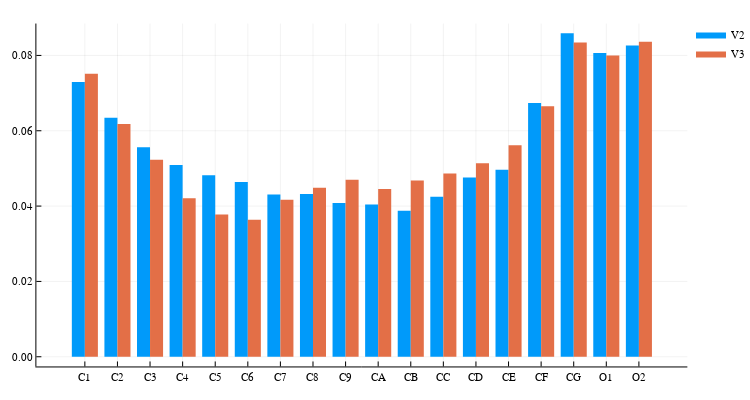

The notebook cell saved with this chart:
### Code cell
x_lig = repeat(name_lig_v1, outer = 2)
g_lig = repeat([ "V2" ; "V3" ], inner = length(mask_lig))

groupedbar(x_lig, hcat(dens_lig_v2, dens_lig_v3),
    group = g_lig,
    bar_position = :dodge, linecolor = false, size = (750, 400))

### Figure 1 — Plotly figure (JSON) as saved in the notebook; plotly's stock layout.template omitted (floating-point values rounded to 4 significant figures)
{"data": [{"fill": "tozeroy", "fillcolor": "rgba(0, 154, 250, 1.000)", "legendgroup": "V2", "line": {"color": "rgba(0, 0, 0, 0)", "dash": "solid", "width": 1}, "mode": "lines", "name": "V2", "showlegend": true, "type": "scatter", "x": [0.1, 0.1, 0.5, 0.5, 0.1, 0.1], "xaxis": "x", "y": [0.07294, 0, 0, 0.07294, 0.07294, 0.07294], "yaxis": "y"}, {"fill": "tozeroy", "fillcolor": "rgba(0, 154, 250, 1.000)", "legendgroup": "V2", "line": {"color": "rgba(0, 0, 0, 0)", "dash": "solid", "width": 1}, "mode": "lines", "name": "V2", "showlegend": false, "type": "scatter", "x": [1.1, 1.1, 1.5, 1.5, 1.1, 1.1], "xaxis": "x", "y": [0.06344, 0, 0, 0.06344, 0.06344, 0.06344], "yaxis": "y"}, {"fill": "tozeroy", "fillcolor": "rgba(0, 154, 250, 1.000)", "legendgroup": "V2", "line": {"color": "rgba(0, 0, 0, 0)", "dash": "solid", "width": 1}, "mode": "lines", "name": "V2", "showlegend": false, "type": "scatter", "x": [2.1, 2.1, 2.5, 2.5, 2.1, 2.1], "xaxis": "x", "y": [0.05559, 0, 0, 0.05559, 0.05559, 0.05559], "yaxis": "y"}, {"fill": "tozeroy", "fillcolor": "rgba(0, 154, 250, 1.000)", "legendgroup": "V2", "line": {"color": "rgba(0, 0, 0, 0)", "dash": "solid", "width": 1}, "mode": "lines", "name": "V2", "showlegend": false, "type": "scatter", "x": [3.1, 3.1, 3.5, 3.5, 3.1, 3.1], "xaxis": "x", "y": [0.05092, 0, 0, 0.05092, 0.05092, 0.05092], "yaxis": "y"}, {"fill": "tozeroy", "fillcolor": "rgba(0, 154, 250, 1.000)", "legendgroup": "V2", "line": {"color": "rgba(0, 0, 0, 0)", "dash": "solid", "width": 1}, "mode": "lines", "name": "V2", "showlegend": false, "type": "scatter", "x": [4.1, 4.1, 4.5, 4.5, 4.1, 4.1], "xaxis": "x", "y": [0.0482, 0, 0, 0.0482, 0.0482, 0.0482], "yaxis": "y"}, {"fill": "tozeroy", "fillcolor": "rgba(0, 154, 250, 1.000)", "legendgroup": "V2", "line": {"color": "rgba(0, 0, 0, 0)", "dash": "solid", "width": 1}, "mode": "lines", "name": "V2", "showlegend": false, "type": "scatter", "x": [5.1, 5.1, 5.5, 5.5, 5.1, 5.1], "xaxis": "x", "y": [0.04637, 0, 0, 0.04637, 0.04637, 0.04637], "yaxis": "y"}, {"fill": "tozeroy", "fillcolor": "rgba(0, 154, 250, 1.000)", "legendgroup": "V2", "line": {"color": "rgba(0, 0, 0, 0)", "dash": "solid", "width": 1}, "mode": "lines", "name": "V2", "showlegend": false, "type": "scatter", "x": [6.1, 6.1, 6.5, 6.5, 6.1, 6.1], "xaxis": "x", "y": [0.04305, 0, 0, 0.04305, 0.04305, 0.04305], "yaxis": "y"}, {"fill": "tozeroy", "fillcolor": "rgba(0, 154, 250, 1.000)", "legendgroup": "V2", "line": {"color": "rgba(0, 0, 0, 0)", "dash": "solid", "width": 1}, "mode": "lines", "name": "V2", "showlegend": false, "type": "scatter", "x": [7.1, 7.1, 7.5, 7.5, 7.1, 7.1], "xaxis": "x", "y": [0.04318, 0, 0, 0.04318, 0.04318, 0.04318], "yaxis": "y"}, {"fill": "tozeroy", "fillcolor": "rgba(0, 154, 250, 1.000)", "legendgroup": "V2", "line": {"color": "rgba(0, 0, 0, 0)", "dash": "solid", "width": 1}, "mode": "lines", "name": "V2", "showlegend": false, "type": "scatter", "x": [8.1, 8.1, 8.5, 8.5, 8.1, 8.1], "xaxis": "x", "y": [0.04083, 0, 0, 0.04083, 0.04083, 0.04083], "yaxis": "y"}, {"fill": "tozeroy", "fillcolor": "rgba(0, 154, 250, 1.000)", "legendgroup": "V2", "line": {"color": "rgba(0, 0, 0, 0)", "dash": "solid", "width": 1}, "mode": "lines", "name": "V2", "showlegend": false, "type": "scatter", "x": [9.1, 9.1, 9.5, 9.5, 9.1, 9.1], "xaxis": "x", "y": [0.04045, 0, 0, 0.04045, 0.04045, 0.04045], "yaxis": "y"}, {"fill": "tozeroy", "fillcolor": "rgba(0, 154, 250, 1.000)", "legendgroup": "V2", "line": {"color": "rgba(0, 0, 0, 0)", "dash": "solid", "width": 1}, "mode": "lines", "name": "V2", "showlegend": false, "type": "scatter", "x": [10.1, 10.1, 10.5, 10.5, 10.1, 10.1], "xaxis": "x", "y": [0.03878, 0, 0, 0.03878, 0.03878, 0.03878], "yaxis": "y"}, {"fill": "tozeroy", "fillcolor": "rgba(0, 154, 250, 1.000)", "legendgroup": "V2", "line": {"color": "rgba(0, 0, 0, 0)", "dash": "solid", "width": 1}, "mode": "lines", "name": "V2", "showlegend": false, "type": "scatter", "x": [11.1, 11.1, 11.5, 11.5, 11.1, 11.1], "xaxis": "x", "y": [0.04246, 0, 0, 0.04246, 0.04246, 0.04246], "yaxis": "y"}, {"fill": "tozeroy", "fillcolor": "rgba(0, 154, 250, 1.000)", "legendgroup": "V2", "line": {"color": "rgba(0, 0, 0, 0)", "dash": "solid", "width": 1}, "mode": "lines", "name": "V2", "showlegend": false, "type": "scatter", "x": [12.1, 12.1, 12.5, 12.5, 12.1, 12.1], "xaxis": "x", "y": [0.04758, 0, 0, 0.04758, 0.04758, 0.04758], "yaxis": "y"}, {"fill": "tozeroy", "fillcolor": "rgba(0, 154, 250, 1.000)", "legendgroup": "V2", "line": {"color": "rgba(0, 0, 0, 0)", "dash": "solid", "width": 1}, "mode": "lines", "name": "V2", "showlegend": false, "type": "scatter", "x": [13.1, 13.1, 13.5, 13.5, 13.1, 13.1], "xaxis": "x", "y": [0.04962, 0, 0, 0.04962, 0.04962, 0.04962], "yaxis": "y"}, {"fill": "tozeroy", "fillcolor": "rgba(0, 154, 250, 1.000)", "legendgroup": "V2", "line": {"color": "rgba(0, 0, 0, 0)", "dash": "solid", "width": 1}, "mode": "lines", "name": "V2", "showlegend": false, "type": "scatter", "x": [14.1, 14.1, 14.5, 14.5, 14.1, 14.1], "xaxis": "x", "y": [0.06739, 0, 0, 0.06739, 0.06739, 0.06739], "yaxis": "y"}, {"fill": "tozeroy", "fillcolor": "rgba(0, 154, 250, 1.000)", "legendgroup": "V2", "line": {"color": "rgba(0, 0, 0, 0)", "dash": "solid", "width": 1}, "mode": "lines", "name": "V2", "showlegend": false, "type": "scatter", "x": [15.1, 15.1, 15.5, 15.5, 15.1, 15.1], "xaxis": "x", "y": [0.08589, 0, 0, 0.08589, 0.08589, 0.08589], "yaxis": "y"}, {"fill": "tozeroy", "fillcolor": "rgba(0, 154, 250, 1.000)", "legendgroup": "V2", "line": {"color": "rgba(0, 0, 0, 0)", "dash": "solid", "width": 1}, "mode": "lines", "name": "V2", "showlegend": false, "type": "scatter", "x": [16.1, 16.1, 16.5, 16.5, 16.1, 16.1], "xaxis": "x", "y": [0.08065, 0, 0, 0.08065, 0.08065, 0.08065], "yaxis": "y"}, {"fill": "tozeroy", "fillcolor": "rgba(0, 154, 250, 1.000)", "legendgroup": "V2", "line": {"color": "rgba(0, 0, 0, 0)", "dash": "solid", "width": 1}, "mode": "lines", "name": "V2", "showlegend": false, "type": "scatter", "x": [17.1, 17.1, 17.5, 17.5, 17.1, 17.1], "xaxis": "x", "y": [0.08266, 0, 0, 0.08266, 0.08266, 0.08266], "yaxis": "y"}, {"fill": "tozeroy", "fillcolor": "rgba(227, 111, 71, 1.000)", "legendgroup": "V3", "line": {"color": "rgba(0, 0, 0, 0)", "dash": "solid", "width": 1}, "mode": "lines", "name": "V3", "showlegend": true, "type": "scatter", "x": [0.5, 0.5, 0.9, 0.9, 0.5, 0.5], "xaxis": "x", "y": [0.07514, 0, 0, 0.07514, 0.07514, 0.07514], "yaxis": "y"}, {"fill": "tozeroy", "fillcolor": "rgba(227, 111, 71, 1.000)", "legendgroup": "V3", "line": {"color": "rgba(0, 0, 0, 0)", "dash": "solid", "width": 1}, "mode": "lines", "name": "V3", "showlegend": false, "type": "scatter", "x": [1.5, 1.5, 1.9, 1.9, 1.5, 1.5], "xaxis": "x", "y": [0.06179, 0, 0, 0.06179, 0.06179, 0.06179], "yaxis": "y"}, {"fill": "tozeroy", "fillcolor": "rgba(227, 111, 71, 1.000)", "legendgroup": "V3", "line": {"color": "rgba(0, 0, 0, 0)", "dash": "solid", "width": 1}, "mode": "lines", "name": "V3", "showlegend": false, "type": "scatter", "x": [2.5, 2.5, 2.9, 2.9, 2.5, 2.5], "xaxis": "x", "y": [0.0523, 0, 0, 0.0523, 0.0523, 0.0523], "yaxis": "y"}, {"fill": "tozeroy", "fillcolor": "rgba(227, 111, 71, 1.000)", "legendgroup": "V3", "line": {"color": "rgba(0, 0, 0, 0)", "dash": "solid", "width": 1}, "mode": "lines", "name": "V3", "showlegend": false, "type": "scatter", "x": [3.5, 3.5, 3.9, 3.9, 3.5, 3.5], "xaxis": "x", "y": [0.04208, 0, 0, 0.04208, 0.04208, 0.04208], "yaxis": "y"}, {"fill": "tozeroy", "fillcolor": "rgba(227, 111, 71, 1.000)", "legendgroup": "V3", "line": {"color": "rgba(0, 0, 0, 0)", "dash": "solid", "width": 1}, "mode": "lines", "name": "V3", "showlegend": false, "type": "scatter", "x": [4.5, 4.5, 4.9, 4.9, 4.5, 4.5], "xaxis": "x", "y": [0.03779, 0, 0, 0.03779, 0.03779, 0.03779], "yaxis": "y"}, {"fill": "tozeroy", "fillcolor": "rgba(227, 111, 71, 1.000)", "legendgroup": "V3", "line": {"color": "rgba(0, 0, 0, 0)", "dash": "solid", "width": 1}, "mode": "lines", "name": "V3", "showlegend": false, "type": "scatter", "x": [5.5, 5.5, 5.9, 5.9, 5.5, 5.5], "xaxis": "x", "y": [0.03637, 0, 0, 0.03637, 0.03637, 0.03637], "yaxis": "y"}, {"fill": "tozeroy", "fillcolor": "rgba(227, 111, 71, 1.000)", "legendgroup": "V3", "line": {"color": "rgba(0, 0, 0, 0)", "dash": "solid", "width": 1}, "mode": "lines", "name": "V3", "showlegend": false, "type": "scatter", "x": [6.5, 6.5, 6.9, 6.9, 6.5, 6.5], "xaxis": "x", "y": [0.04167, 0, 0, 0.04167, 0.04167, 0.04167], "yaxis": "y"}, {"fill": "tozeroy", "fillcolor": "rgba(227, 111, 71, 1.000)", "legendgroup": "V3", "line": {"color": "rgba(0, 0, 0, 0)", "dash": "solid", "width": 1}, "mode": "lines", "name": "V3", "showlegend": false, "type": "scatter", "x": [7.5, 7.5, 7.9, 7.9, 7.5, 7.5], "xaxis": "x", "y": [0.04488, 0, 0, 0.04488, 0.04488, 0.04488], "yaxis": "y"}, {"fill": "tozeroy", "fillcolor": "rgba(227, 111, 71, 1.000)", "legendgroup": "V3", "line": {"color": "rgba(0, 0, 0, 0)", "dash": "solid", "width": 1}, "mode": "lines", "name": "V3", "showlegend": false, "type": "scatter", "x": [8.5, 8.5, 8.9, 8.9, 8.5, 8.5], "xaxis": "x", "y": [0.04698, 0, 0, 0.04698, 0.04698, 0.04698], "yaxis": "y"}, {"fill": "tozeroy", "fillcolor": "rgba(227, 111, 71, 1.000)", "legendgroup": "V3", "line": {"color": "rgba(0, 0, 0, 0)", "dash": "solid", "width": 1}, "mode": "lines", "name": "V3", "showlegend": false, "type": "scatter", "x": [9.5, 9.5, 9.9, 9.9, 9.5, 9.5], "xaxis": "x", "y": [0.04451, 0, 0, 0.04451, 0.04451, 0.04451], "yaxis": "y"}, {"fill": "tozeroy", "fillcolor": "rgba(227, 111, 71, 1.000)", "legendgroup": "V3", "line": {"color": "rgba(0, 0, 0, 0)", "dash": "solid", "width": 1}, "mode": "lines", "name": "V3", "showlegend": false, "type": "scatter", "x": [10.5, 10.5, 10.9, 10.9, 10.5, 10.5], "xaxis": "x", "y": [0.0468, 0, 0, 0.0468, 0.0468, 0.0468], "yaxis": "y"}, {"fill": "tozeroy", "fillcolor": "rgba(227, 111, 71, 1.000)", "legendgroup": "V3", "line": {"color": "rgba(0, 0, 0, 0)", "dash": "solid", "width": 1}, "mode": "lines", "name": "V3", "showlegend": false, "type": "scatter", "x": [11.5, 11.5, 11.9, 11.9, 11.5, 11.5], "xaxis": "x", "y": [0.04865, 0, 0, 0.04865, 0.04865, 0.04865], "yaxis": "y"}, {"fill": "tozeroy", "fillcolor": "rgba(227, 111, 71, 1.000)", "legendgroup": "V3", "line": {"color": "rgba(0, 0, 0, 0)", "dash": "solid", "width": 1}, "mode": "lines", "name": "V3", "showlegend": false, "type": "scatter", "x": [12.5, 12.5, 12.9, 12.9, 12.5, 12.5], "xaxis": "x", "y": [0.05139, 0, 0, 0.05139, 0.05139, 0.05139], "yaxis": "y"}, {"fill": "tozeroy", "fillcolor": "rgba(227, 111, 71, 1.000)", "legendgroup": "V3", "line": {"color": "rgba(0, 0, 0, 0)", "dash": "solid", "width": 1}, "mode": "lines", "name": "V3", "showlegend": false, "type": "scatter", "x": [13.5, 13.5, 13.9, 13.9, 13.5, 13.5], "xaxis": "x", "y": [0.05614, 0, 0, 0.05614, 0.05614, 0.05614], "yaxis": "y"}, {"fill": "tozeroy", "fillcolor": "rgba(227, 111, 71, 1.000)", "legendgroup": "V3", "line": {"color": "rgba(0, 0, 0, 0)", "dash": "solid", "width": 1}, "mode": "lines", "name": "V3", "showlegend": false, "type": "scatter", "x": [14.5, 14.5, 14.9, 14.9, 14.5, 14.5], "xaxis": "x", "y": [0.06648, 0, 0, 0.06648, 0.06648, 0.06648], "yaxis": "y"}, {"fill": "tozeroy", "fillcolor": "rgba(227, 111, 71, 1.000)", "legendgroup": "V3", "line": {"color": "rgba(0, 0, 0, 0)", "dash": "solid", "width": 1}, "mode": "lines", "name": "V3", "showlegend": false, "type": "scatter", "x": [15.5, 15.5, 15.9, 15.9, 15.5, 15.5], "xaxis": "x", "y": [0.0834, 0, 0, 0.0834, 0.0834, 0.0834], "yaxis": "y"}, {"fill": "tozeroy", "fillcolor": "rgba(227, 111, 71, 1.000)", "legendgroup": "V3", "line": {"color": "rgba(0, 0, 0, 0)", "dash": "solid", "width": 1}, "mode": "lines", "name": "V3", "showlegend": false, "type": "scatter", "x": [16.5, 16.5, 16.9, 16.9, 16.5, 16.5], "xaxis": "x", "y": [0.08, 0, 0, 0.08, 0.08, 0.08], "yaxis": "y"}, {"fill": "tozeroy", "fillcolor": "rgba(227, 111, 71, 1.000)", "legendgroup": "V3", "line": {"color": "rgba(0, 0, 0, 0)", "dash": "solid", "width": 1}, "mode": "lines", "name": "V3", "showlegend": false, "type": "scatter", "x": [17.5, 17.5, 17.9, 17.9, 17.5, 17.5], "xaxis": "x", "y": [0.08362, 0, 0, 0.08362, 0.08362, 0.08362], "yaxis": "y"}], "layout": {"annotations": [], "height": 400, "legend": {"bgcolor": "rgba(255, 255, 255, 1.000)", "bordercolor": "rgba(0, 0, 0, 1)", "font": {"color": "rgba(0, 0, 0, 1)", "family": "sans-serif", "size": 11}, "tracegroupgap": 0, "x": 1, "y": 1}, "margin": {"b": 20, "l": 0, "r": 0, "t": 20}, "paper_bgcolor": "rgba(255, 255, 255, 1.000)", "plot_bgcolor": "rgba(255, 255, 255, 1.000)", "showlegend": true, "width": 750, "xaxis": {"anchor": "y", "domain": [0.05266, 0.9948], "gridcolor": "rgba(0, 0, 0, 0.1)", "gridwidth": 0.5, "linecolor": "rgba(0, 0, 0, 1)", "mirror": false, "range": [-0.9873, 18.99], "showgrid": true, "showline": true, "showticklabels": true, "tickangle": 0, "tickcolor": "rgb(0, 0, 0)", "tickfont": {"color": "rgba(0, 0, 0, 1)", "family": "sans-serif", "size": 11}, "tickmode": "array", "ticks": "inside", "ticktext": ["C1", "C2", "C3", "C4", "C5", "C6", "C7", "C8", "C9", "CA", "CB", "CC", "CD", "CE", "CF", "CG", "O1", "O2"], "tickvals": [0.5, 1.5, 2.5, 3.5, 4.5, 5.5, 6.5, 7.5, 8.5, 9.5, 10.5, 11.5, 12.5, 13.5, 14.5, 15.5, 16.5, 17.5], "title": "", "titlefont": {"color": "rgba(0, 0, 0, 1)", "family": "sans-serif", "size": 15}, "type": "linear", "visible": true, "zeroline": false, "zerolinecolor": "rgba(0, 0, 0, 1)"}, "yaxis": {"anchor": "x", "domain": [0.03762, 0.9902], "gridcolor": "rgba(0, 0, 0, 0.1)", "gridwidth": 0.5, "linecolor": "rgba(0, 0, 0, 1)", "mirror": false, "range": [-0.002577, 0.08846], "showgrid": true, "showline": true, "showticklabels": true, "tickangle": 0, "tickcolor": "rgb(0, 0, 0)", "tickfont": {"color": "rgba(0, 0, 0, 1)", "family": "sans-serif", "size": 11}, "tickmode": "array", "ticks": "inside", "ticktext": ["0.00", "0.02", "0.04", "0.06", "0.08"], "tickvals": [0, 0.02, 0.04, 0.06, 0.08], "title": "", "titlefont": {"color": "rgba(0, 0, 0, 1)", "family": "sans-serif", "size": 15}, "type": "linear", "visible": true, "zeroline": false, "zerolinecolor": "rgba(0, 0, 0, 1)"}}}
